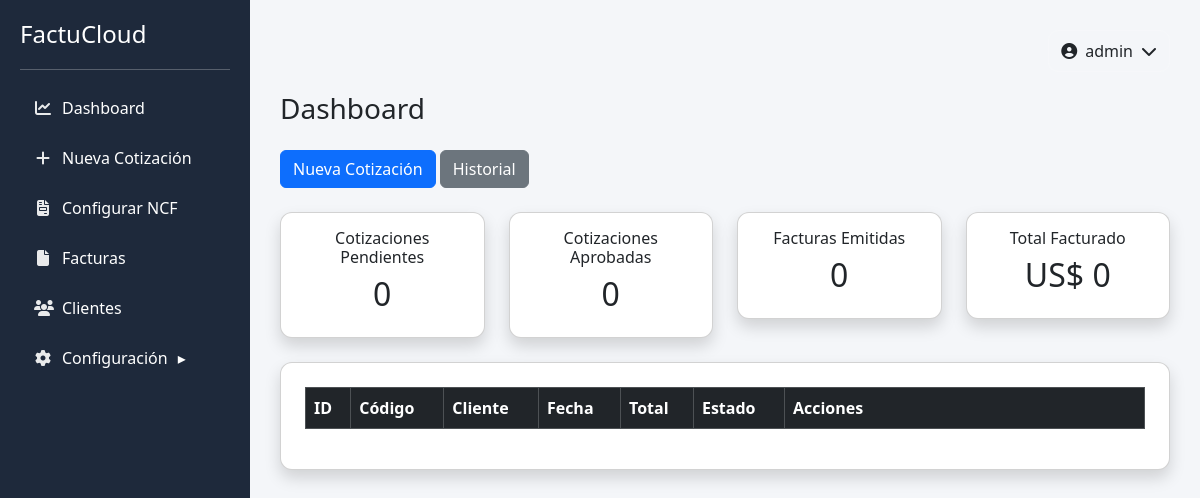
Page / (signed in) on the earlier database version.
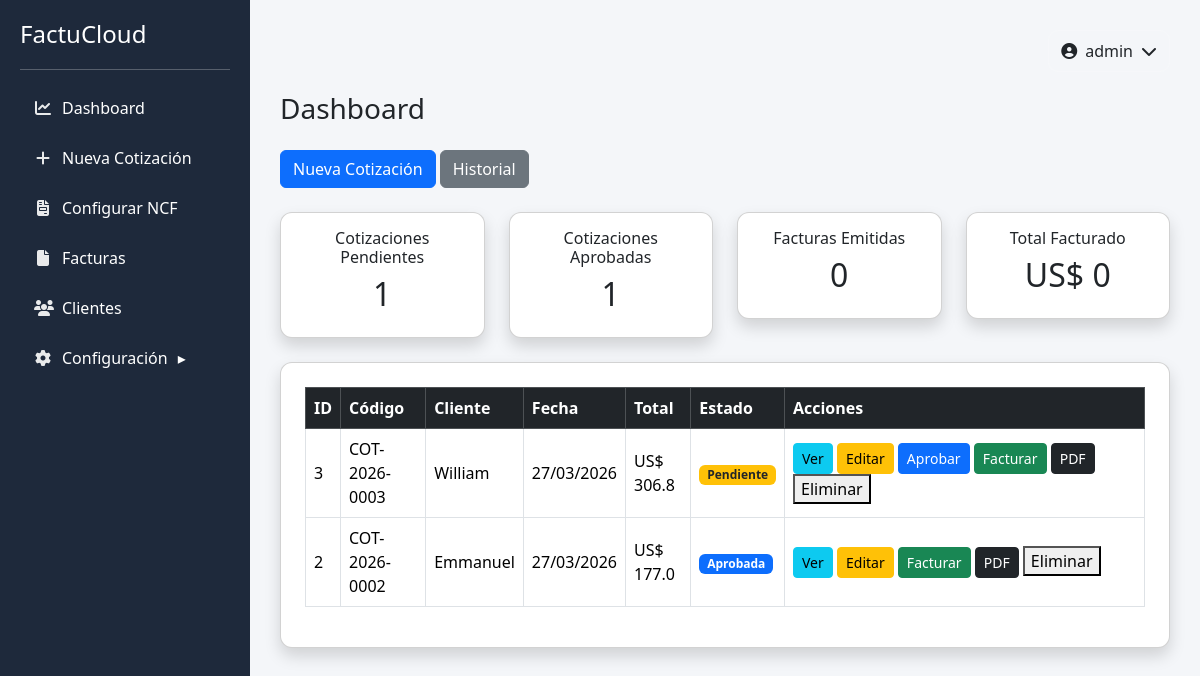
Same page on the later database version.
### tables this page shows
CREATE TABLE cotizaciones (
        id INTEGER PRIMARY KEY AUTOINCREMENT,
        codigo TEXT,
        cliente TEXT,
        rnc TEXT,
        telefono TEXT,
        correo TEXT,
        fecha TEXT,
        subtotal REAL,
        itbis REAL,
        total REAL,
        estado TEXT
    );

### app.py (the view)
@app.route("/")
def index():
    if "usuario" not in session:
        return redirect(url_for("login"))
    buscar = request.args.get("buscar")
    conn = get_db()
    if buscar:
        cotizaciones = conn.execute("""
        SELECT * FROM cotizaciones
        WHERE estado != 'Eliminada'
        AND cliente LIKE ?
        ORDER BY id DESC
        """, ("%" + buscar + "%",)).fetchall()
    else:
        cotizaciones = conn.execute("""
        SELECT * FROM cotizaciones
        WHERE estado != 'Eliminada'
        ORDER BY id DESC
        """).fetchall()
    pendientes = conn.execute("""
    SELECT COUNT(*) FROM cotizaciones
    WHERE estado='Pendiente'
    """).fetchone()[0]
    aprobadas = conn.execute("""
    SELECT COUNT(*) FROM cotizaciones
    WHERE estado='Aprobada'
    """).fetchone()[0]
    facturadas = conn.execute("""
    SELECT COUNT(*) FROM cotizaciones
    WHERE estado='Facturada'
    """).fetchone()[0]
    total_facturado = conn.execute("""
    SELECT SUM(total) FROM facturas
    """).fetchone()[0]
    if total_facturado is None:
        total_facturado = 0
    conn.close()
    return render_template(
        "index.html",
        cotizaciones=cotizaciones,
        pendientes=pendientes,
        aprobadas=aprobadas,
        facturadas=facturadas,
        total_facturado=total_facturado
    )

### app.py (called while the page is built)
def get_db():
    conn = sqlite3.connect("database.db")
    conn.row_factory = sqlite3.Row
    return conn

@app.context_processor
def inject_user():
    return dict(usuario=session.get("usuario"))

### templates/index.html (shortened to what this page needs)
{% extends "base.html" %}
{% block content %}
<h3 class="mb-4">Dashboard</h3>
<div class="d-flex justify-content-between mb-4">
    <div>
        <a href="/nueva" class="btn btn-primary">
            Nueva Cotización
        </a>
        <a href="/historial" class="btn btn-secondary">
            Historial
        </a>
    </div>
</div>
<div class="row mb-4">
    <div class="col-md-3">
        <div class="card shadow text-center p-3">
            <h6>Cotizaciones Pendientes</h6>
            <h2>{{ pendientes }}</h2>
        </div>
    </div>
    <div class="col-md-3">
        <div class="card shadow text-center p-3">
            <h6>Cotizaciones Aprobadas</h6>
            <h2>{{ aprobadas }}</h2>
        </div>
    </div>
    <div class="col-md-3">
        <div class="card shadow text-center p-3">
            <h6>Facturas Emitidas</h6>
            <h2>{{ facturadas }}</h2>
        </div>
    </div>
    <div class="col-md-3">
        <div class="card shadow text-center p-3">
            <h6>Total Facturado</h6>
            <h2>US$ {{ total_facturado }}</h2>
        </div>
    </div>
</div>
<div class="card shadow p-4">
<div class="table-responsive">
<table class="table table-bordered table-hover align-middle">
<thead class="table-dark">
<tr>
<th>ID</th>
<th>Código</th>
<th>Cliente</th>
<th>Fecha</th>
<th>Total</th>
<th>Estado</th>
<th width="360">Acciones</th>
</tr>
</thead>
<tbody>
{% for cotizacion in cotizaciones %}
<tr>
<td>{{ cotizacion.id }}</td>
<td>{{ cotizacion.codigo }}</td>
<td>{{ cotizacion.cliente }}</td>
<td>{{ cotizacion.fecha }}</td>
<td>
US$ {{ cotizacion.total }}
</td>
<td>
{% if cotizacion.estado == "Pendiente" %}
<span class="badge bg-warning text-dark">
Pendiente
</span>
{% elif cotizacion.estado == "Aprobada" %}
<span class="badge bg-primary">
Aprobada
</span>
{% elif cotizacion.estado == "Facturada" %}
<span class="badge bg-success">
Facturada
</span>
{% endif %}
</td>
<td>
<a href="/detalle/{{ cotizacion.id }}" class="btn btn-sm btn-info">
Ver
</a>
<a href="/editar_cotizacion/{{ cotizacion.id }}" class="btn btn-sm btn-warning">
Editar
</a>
{% if cotizacion.estado == "Pendiente" %}
<a href="/aprobar/{{ cotizacion.id }}" class="btn btn-sm btn-primary">
Aprobar
</a>
{% endif %}
{% if cotizacion.estado != "Facturada" %}
<a href="/facturar/{{ cotizacion.id }}" class="btn btn-sm btn-success">
Facturar
</a>
{% endif %}
<a href="/cotizacion_pdf/{{ cotizacion.id }}"
class="btn btn-sm btn-dark">
PDF
</a>
<form action="/eliminar_cotizacion/{{ cotizacion.id }}" method="POST" style="display:inline;">
    <button class="btn-danger" type="submit"
        onclick="return confirm('¿Seguro que deseas eliminar esta cotización?')">
        Eliminar
    </button>
</form>
</td>
</tr>
{% endfor %}
</tbody>
</table>
</div>
</div>
{% endblock %}

Differences in the rows shown:
added cotizaciones: id "3", codigo "COT-2026-0003", cliente "William", fecha "27/03/2026", total "306.8", estado "Pendiente"
added cotizaciones: id "2", codigo "COT-2026-0002", cliente "Emmanuel", fecha "27/03/2026", total "177.0", estado "Aprobada"
Other differences:
{{ pendientes }}: "0" → "1"
{{ aprobadas }}: "0" → "1"
